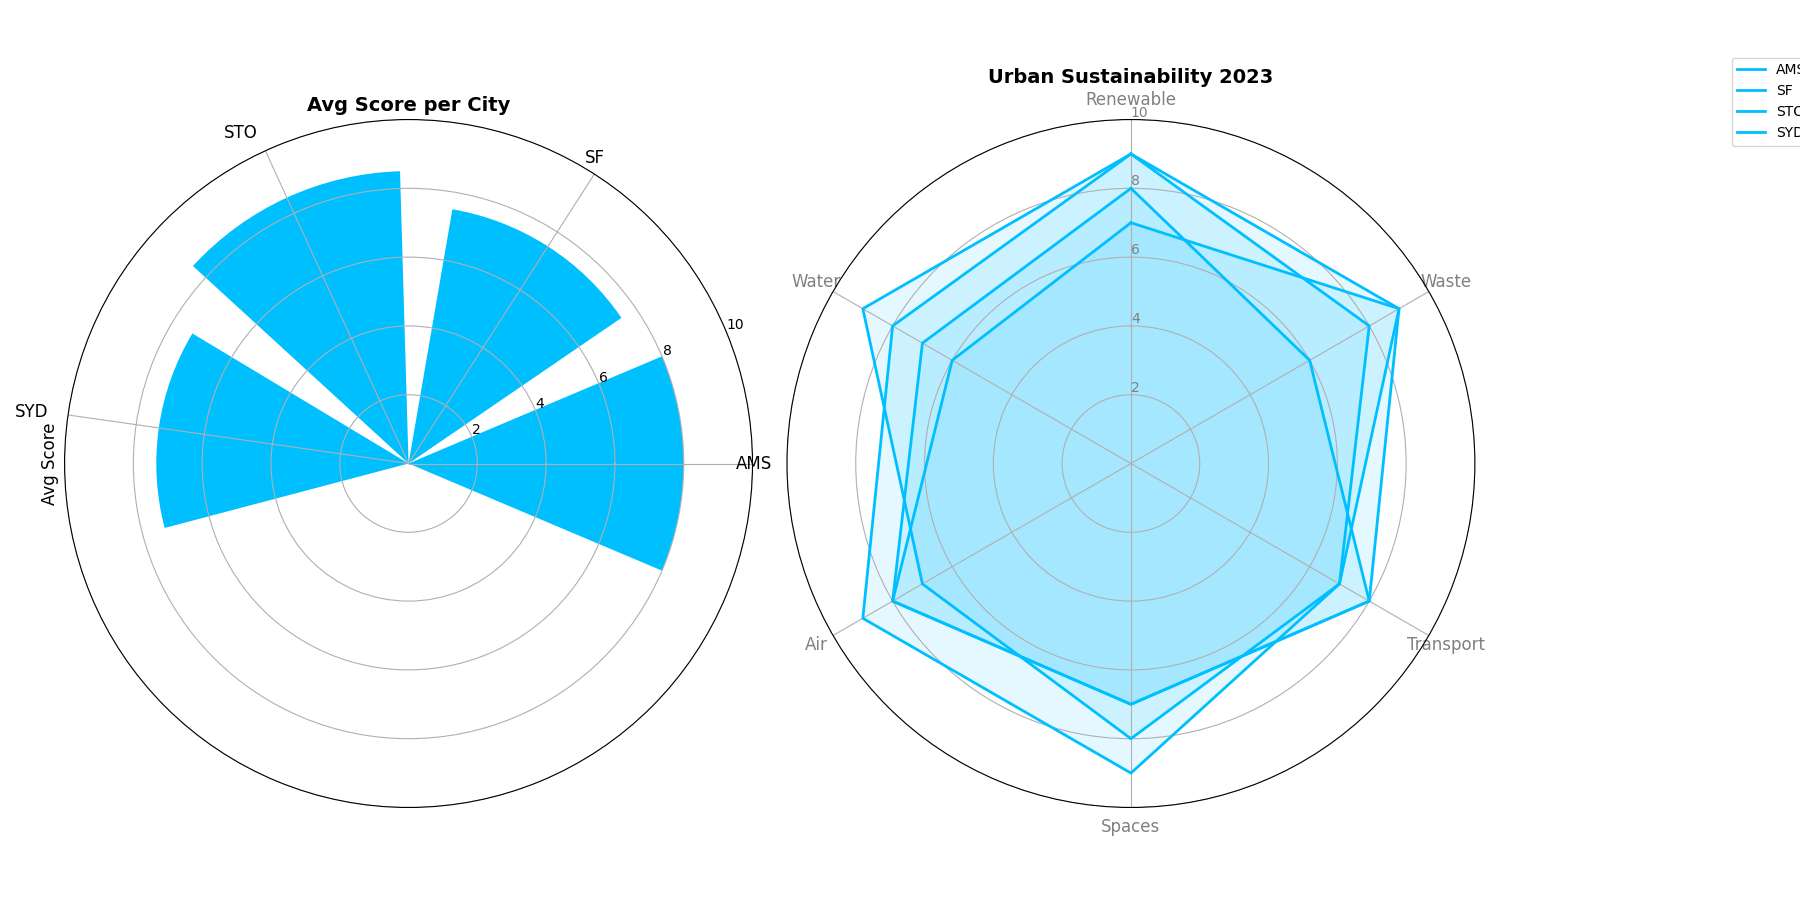

Generate this figure with Python:
import matplotlib.pyplot as plt
import numpy as np

categories = ['Renewable', 'Waste', 'Transport', 'Spaces', 'Air', 'Water']
num_vars = len(categories)

scores = {
    'AMS': [9, 8, 7, 8, 7, 9],
    'SF': [7, 9, 8, 7, 8, 6],
    'STO': [9, 9, 7, 9, 9, 8],
    'SYD': [8, 6, 8, 7, 8, 7]
}

for city in scores:
    scores[city] += scores[city][:1]

angles = np.linspace(0, 2 * np.pi, num_vars, endpoint=False).tolist()
angles += angles[:1]

fig, axs = plt.subplots(1, 2, figsize=(18, 9), subplot_kw={'polar': True})

ax2 = axs[0]
average_scores = {city: np.mean(scores[city][:-1]) for city in scores}
ax2.bar(average_scores.keys(), average_scores.values(), color='deepskyblue')
ax2.set_ylim(0, 10)
ax2.set_title("Avg Score per City", size=14, weight='bold')
ax2.set_ylabel('Avg Score', size=12)
ax2.set_xticklabels(average_scores.keys(), rotation=45, ha='right', fontsize=12)

ax = axs[1]
ax.set_theta_offset(np.pi / 2)
ax.set_theta_direction(-1)
ax.set_xticks(angles[:-1])
ax.set_xticklabels(categories, color='grey', size=12)
ax.set_rlabel_position(0)
ax.set_yticks([2, 4, 6, 8, 10])
ax.set_yticklabels(["2", "4", "6", "8", "10"], color="grey", size=10)
ax.set_ylim(0, 10)

single_color = 'deepskyblue'

for city, score in scores.items():
    ax.plot(angles, score, linewidth=2, linestyle='solid', label=city, color=single_color)
    ax.fill(angles, score, color=single_color, alpha=0.1)

ax.set_title("Urban Sustainability 2023", size=14, weight='bold')

ax.legend(loc='upper right', bbox_to_anchor=(1.5, 1.1), fontsize=10)

plt.tight_layout()
plt.show()
